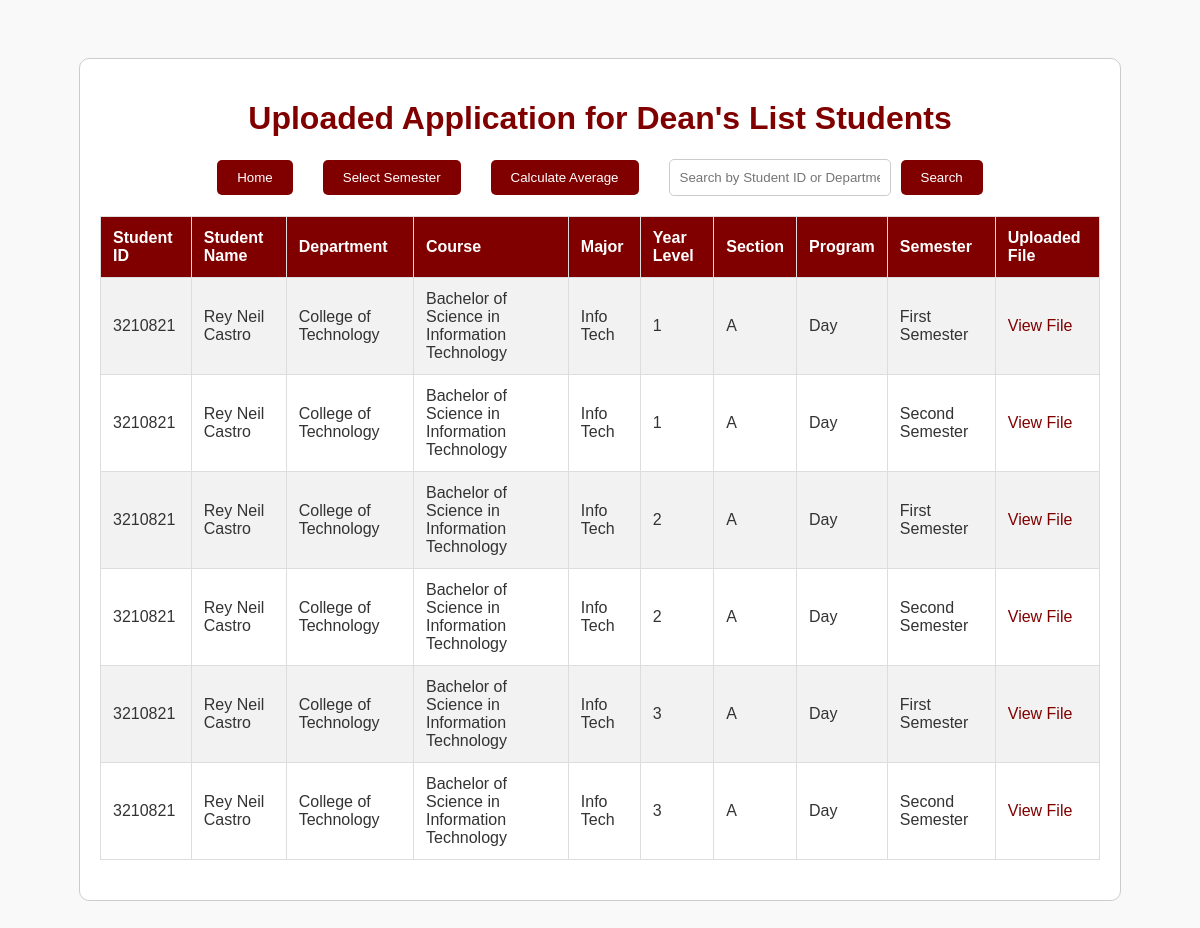
Screenshot of /admin/uploaded_application_deans_list.php with the database file from the repository.
### tables this page shows
CREATE TABLE `deans_list_students` (
  `id` int(11) NOT NULL,
  `student_id` varchar(20) NOT NULL,
  `student_name` varchar(50) NOT NULL,
  `department` varchar(100) NOT NULL,
  `course` varchar(100) NOT NULL,
  `major` varchar(100) NOT NULL,
  `year_level` int(11) NOT NULL,
  `section` varchar(10) NOT NULL,
  `program` varchar(100) NOT NULL,
  `semester` varchar(20) NOT NULL,
  `file_path` varchar(255) DEFAULT NULL
);

### admin/uploaded_application_deans_list.php (the view, shortened to what this page needs)
<?php
$conn = new mysqli("localhost", "root", "", "finals");
$search_query = "";
$sql = "SELECT * FROM deans_list_students";
$result = $conn->query($sql);
?>
<!DOCTYPE html>
<html lang="en">
<head>
</head>
<body>
    <div class="container">
        <h1>Uploaded Application for Dean's List Students</h1>
        <div class="search-bar">
            <div style="display: flex; align-items: center; justify-content: center; gap: 10px;">
                <form action="dashboard.php" method="get" style="display: inline;">
                    <button type="submit">Home</button>
                </form>
                <form action="deans_list_semester.php" method="post" id="semesterForm">
                    <button type="button" class="semester-select">Select Semester
                    </button>
                </form>
                <form action="calculate_deans_list.php" method="get" style="display: inline;">
                    <button type="submit">Calculate Average</button>
                </form>
                <form action="" method="post" style="display: flex; align-items: center;">
                    <input type="text" name="search" placeholder="Search by Student ID or Department" value="<?php echo htmlspecialchars($search_query); ?>">
                    <button type="submit">Search</button>
                </form>
            </div>
        </div>
        <table>
            <tr>
                <th>Student ID</th>
                <th>Student Name</th>
                <th>Department</th>
                <th>Course</th>
                <th>Major</th>
                <th>Year Level</th>
                <th>Section</th>
                <th>Program</th>
                <th>Semester</th>
                <th>Uploaded File</th>
            </tr>
            <?php
            if ($result->num_rows > 0) {
                while($row = $result->fetch_assoc()) {
                    echo "<tr>";
                    echo "<td>" . $row['student_id'] . "</td>";
                    echo "<td>" . $row['student_name'] . "</td>";
                    echo "<td>" . $row['department'] . "</td>";
                    echo "<td>" . $row['course'] . "</td>";
                    echo "<td>" . $row['major'] . "</td>";
                    echo "<td>" . $row['year_level'] . "</td>";
                    echo "<td>" . $row['section'] . "</td>";
                    echo "<td>" . $row['program'] . "</td>";
                    echo "<td>" . $row['semester'] . "</td>";
                    if (!empty($row['file_path'])) {
                        echo "<td><a href='" . $row['file_path'] . "' target='_blank'>View File</a></td>";
                    } else {
                        echo "<td>No file uploaded</td>";
                    }
                    echo "</tr>";
                }
            } else {
                echo "<tr><td colspan='9'>No records found</td></tr>";
            }
            ?>
        </table>
    </div>
</body>
</html>

### admin/uploaded_application_deans_list.php (style rules this page uses)
body { font-family: Arial, sans-serif; background-color: #f9f9f9; color: #333; display: flex; }
.container { flex-grow: 1; max-width: 1000px; margin: 50px auto; padding: 20px; border: 1px solid #ccc; border-radius: 10px; background-color: #fff; }
h1 { text-align: center; color: maroon; }
button { padding: 10px 20px; background-color: maroon; color: white; border: none; border-radius: 5px; cursor: pointer; margin: 0 10px; }
.search-bar { margin: 20px 0; }
input[type="text"] { padding: 10px; border-radius: 5px; border: 1px solid #ccc; width: 200px; margin-left: 10px; }
.semester-select { position: relative; display: inline-block; cursor: pointer; }
table { width: 100%; border-collapse: collapse; margin: 20px 0; }
table, th, td { border: 1px solid #ddd; }
th, td { padding: 12px; text-align: left; }
th { background-color: maroon; color: white; }
tr:nth-child(even) { background-color: #f2f2f2; }
a { color: maroon; text-decoration: none; }

### rows the page displays
deans_list_students: student "3210821", student_name "Rey Neil Castro", department "College of Technology", course "Bachelor of Science in Information Technology", major "Info Tech", year_level "1", section "A", program "Day", semester "First Semester"
deans_list_students: student "3210821", student_name "Rey Neil Castro", department "College of Technology", course "Bachelor of Science in Information Technology", major "Info Tech", year_level "1", section "A", program "Day", semester "Second Semester"
deans_list_students: student "3210821", student_name "Rey Neil Castro", department "College of Technology", course "Bachelor of Science in Information Technology", major "Info Tech", year_level "2", section "A", program "Day", semester "First Semester"
deans_list_students: student "3210821", student_name "Rey Neil Castro", department "College of Technology", course "Bachelor of Science in Information Technology", major "Info Tech", year_level "2", section "A", program "Day", semester "Second Semester"
deans_list_students: student "3210821", student_name "Rey Neil Castro", department "College of Technology", course "Bachelor of Science in Information Technology", major "Info Tech", year_level "3", section "A", program "Day", semester "First Semester"
deans_list_students: student "3210821", student_name "Rey Neil Castro", department "College of Technology", course "Bachelor of Science in Information Technology", major "Info Tech", year_level "3", section "A", program "Day", semester "Second Semester"
